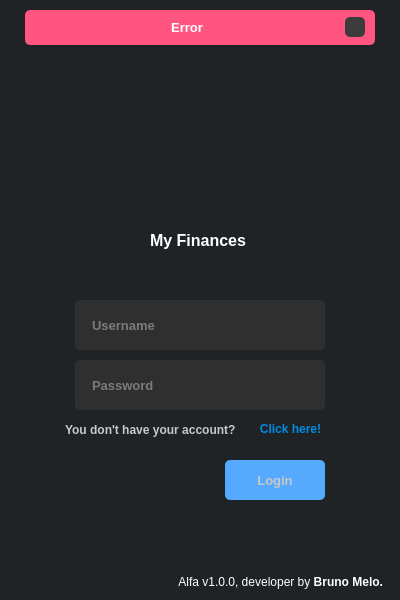
<?xml version="1.0" encoding="UTF-8"?>
<ui version="4.0">
 <class>MainWindow</class>
 <widget class="QMainWindow" name="MainWindow">
  <property name="geometry">
   <rect>
    <x>0</x>
    <y>0</y>
    <width>400</width>
    <height>600</height>
   </rect>
  </property>
  <property name="windowTitle">
   <string>Login</string>
  </property>
  <property name="windowIcon">
   <iconset>
    <normaloff>:/icon/icon.png</normaloff>:/icon/icon.png</iconset>
  </property>
  <property name="styleSheet">
   <string notr="true">background-color: rgb(31, 35, 38);</string>
  </property>
  <widget class="QWidget" name="centralwidget">
   <property name="minimumSize">
    <size>
     <width>400</width>
     <height>600</height>
    </size>
   </property>
   <layout class="QVBoxLayout" name="verticalLayout">
    <property name="spacing">
     <number>0</number>
    </property>
    <property name="leftMargin">
     <number>0</number>
    </property>
    <property name="topMargin">
     <number>0</number>
    </property>
    <property name="rightMargin">
     <number>0</number>
    </property>
    <property name="bottomMargin">
     <number>0</number>
    </property>
    <item>
     <widget class="QFrame" name="fr_top">
      <property name="minimumSize">
       <size>
        <width>0</width>
        <height>0</height>
       </size>
      </property>
      <property name="maximumSize">
       <size>
        <width>16777215</width>
        <height>45</height>
       </size>
      </property>
      <property name="styleSheet">
       <string notr="true"/>
      </property>
      <property name="frameShape">
       <enum>QFrame::NoFrame</enum>
      </property>
      <property name="frameShadow">
       <enum>QFrame::Raised</enum>
      </property>
      <layout class="QHBoxLayout" name="horizontalLayout">
       <property name="spacing">
        <number>0</number>
       </property>
       <property name="leftMargin">
        <number>0</number>
       </property>
       <property name="topMargin">
        <number>10</number>
       </property>
       <property name="rightMargin">
        <number>0</number>
       </property>
       <property name="bottomMargin">
        <number>0</number>
       </property>
       <item>
        <widget class="QFrame" name="fr_error_msg">
         <property name="maximumSize">
          <size>
           <width>350</width>
           <height>16777215</height>
          </size>
         </property>
         <property name="styleSheet">
          <string notr="true">background-color: rgb(255, 85, 128);
border-radius: 5px;</string>
         </property>
         <property name="frameShape">
          <enum>QFrame::StyledPanel</enum>
         </property>
         <property name="frameShadow">
          <enum>QFrame::Raised</enum>
         </property>
         <layout class="QHBoxLayout" name="horizontalLayout_2">
          <property name="leftMargin">
           <number>10</number>
          </property>
          <property name="topMargin">
           <number>3</number>
          </property>
          <property name="rightMargin">
           <number>10</number>
          </property>
          <property name="bottomMargin">
           <number>3</number>
          </property>
          <item>
           <widget class="QLabel" name="lb_error_msg">
            <property name="font">
             <font>
              <pointsize>10</pointsize>
              <bold>true</bold>
             </font>
            </property>
            <property name="styleSheet">
             <string notr="true">color: rgb(255,255,255);</string>
            </property>
            <property name="text">
             <string>Error</string>
            </property>
            <property name="alignment">
             <set>Qt::AlignCenter</set>
            </property>
           </widget>
          </item>
          <item>
           <widget class="QPushButton" name="btn_close">
            <property name="maximumSize">
             <size>
              <width>20</width>
              <height>20</height>
             </size>
            </property>
            <property name="cursor">
             <cursorShape>PointingHandCursor</cursorShape>
            </property>
            <property name="styleSheet">
             <string notr="true">QPushButton{
	border-radius: 5px;
	background-image: url(:/close/cil-x.png);
	background-position: center;
	background-repeat: no-repeat;
	background-color: rgb(60, 60, 60);
}
QPushButton:hover{
	background-color: rgb(50,50,50);
}
QPushButton:pressed{
	background-color: rgb(35,35,35);
}</string>
            </property>
            <property name="text">
             <string/>
            </property>
           </widget>
          </item>
         </layout>
        </widget>
       </item>
      </layout>
     </widget>
    </item>
    <item>
     <widget class="QFrame" name="fr_content">
      <property name="styleSheet">
       <string notr="true"/>
      </property>
      <property name="frameShape">
       <enum>QFrame::NoFrame</enum>
      </property>
      <property name="frameShadow">
       <enum>QFrame::Raised</enum>
      </property>
      <layout class="QHBoxLayout" name="horizontalLayout_4">
       <item>
        <widget class="QFrame" name="fr_login_area">
         <property name="maximumSize">
          <size>
           <width>350</width>
           <height>450</height>
          </size>
         </property>
         <property name="frameShape">
          <enum>QFrame::NoFrame</enum>
         </property>
         <property name="frameShadow">
          <enum>QFrame::Raised</enum>
         </property>
         <widget class="QFrame" name="fr_logo">
          <property name="geometry">
           <rect>
            <x>114</x>
            <y>40</y>
            <width>121</width>
            <height>121</height>
           </rect>
          </property>
          <property name="styleSheet">
           <string notr="true">background-image: url(:/logo/finance2.png);
background-repeat: no-repeat;
background-position: center;</string>
          </property>
          <property name="frameShape">
           <enum>QFrame::NoFrame</enum>
          </property>
          <property name="frameShadow">
           <enum>QFrame::Raised</enum>
          </property>
         </widget>
         <widget class="QLabel" name="lb_name_logo">
          <property name="geometry">
           <rect>
            <x>125</x>
            <y>150</y>
            <width>100</width>
            <height>22</height>
           </rect>
          </property>
          <property name="font">
           <font>
            <pointsize>12</pointsize>
            <bold>true</bold>
           </font>
          </property>
          <property name="mouseTracking">
           <bool>true</bool>
          </property>
          <property name="styleSheet">
           <string notr="true">color: rgb(255, 255, 255);</string>
          </property>
          <property name="text">
           <string>&lt;html&gt;&lt;head/&gt;&lt;body&gt;&lt;p&gt;My Finances&lt;/p&gt;&lt;/body&gt;&lt;/html&gt;</string>
          </property>
         </widget>
         <widget class="QLineEdit" name="ld_username">
          <property name="geometry">
           <rect>
            <x>50</x>
            <y>220</y>
            <width>250</width>
            <height>50</height>
           </rect>
          </property>
          <property name="font">
           <font>
            <pointsize>10</pointsize>
            <bold>true</bold>
           </font>
          </property>
          <property name="styleSheet">
           <string notr="true">QLineEdit{
	border-radius: 5px;
	padding-left: 15px;
	padding-right: 15px;
	background-color: rgb(47, 47, 47);
	color: rgb(200,200,200);
}
QLineEdit:focus{
	border: 2px solid rgb(0, 122, 209);
	color: rgb(255,255,255);
}</string>
          </property>
          <property name="maxLength">
           <number>30</number>
          </property>
          <property name="placeholderText">
           <string>Username</string>
          </property>
         </widget>
         <widget class="QLineEdit" name="ld_password">
          <property name="geometry">
           <rect>
            <x>50</x>
            <y>280</y>
            <width>250</width>
            <height>50</height>
           </rect>
          </property>
          <property name="font">
           <font>
            <pointsize>10</pointsize>
            <bold>true</bold>
           </font>
          </property>
          <property name="styleSheet">
           <string notr="true">QLineEdit{
	border-radius: 5px;
	padding-left: 15px;
	padding-right: 15px;
	background-color: rgb(47, 47, 47);
	color: rgb(200,200,200);
}
QLineEdit:focus{
	border: 2px solid rgb(0, 122, 209);
	color: rgb(255,255,255);
}</string>
          </property>
          <property name="echoMode">
           <enum>QLineEdit::Password</enum>
          </property>
          <property name="placeholderText">
           <string>Password</string>
          </property>
         </widget>
         <widget class="QLabel" name="lb_question">
          <property name="geometry">
           <rect>
            <x>40</x>
            <y>340</y>
            <width>191</width>
            <height>19</height>
           </rect>
          </property>
          <property name="font">
           <font>
            <bold>true</bold>
           </font>
          </property>
          <property name="styleSheet">
           <string notr="true">color: rgb(200,200,200);</string>
          </property>
          <property name="text">
           <string>You don't have your account?</string>
          </property>
         </widget>
         <widget class="QPushButton" name="btn_click_here">
          <property name="geometry">
           <rect>
            <x>230</x>
            <y>340</y>
            <width>71</width>
            <height>17</height>
           </rect>
          </property>
          <property name="font">
           <font>
            <bold>true</bold>
           </font>
          </property>
          <property name="cursor">
           <cursorShape>PointingHandCursor</cursorShape>
          </property>
          <property name="styleSheet">
           <string notr="true">QPushButton{
	color: rgb(0, 140, 227);
	border-radius: 1px;
	margin: 0,0,0,0;
}
QPushButton:hover{
	color: rgb(0, 130, 215);
}
QPushButton:pressed{
	color: rgb(0, 122, 209);
}</string>
          </property>
          <property name="text">
           <string>Click here!</string>
          </property>
         </widget>
         <widget class="QPushButton" name="btn_login">
          <property name="geometry">
           <rect>
            <x>200</x>
            <y>380</y>
            <width>100</width>
            <height>40</height>
           </rect>
          </property>
          <property name="font">
           <font>
            <pointsize>10</pointsize>
            <bold>true</bold>
           </font>
          </property>
          <property name="cursor">
           <cursorShape>PointingHandCursor</cursorShape>
          </property>
          <property name="styleSheet">
           <string notr="true">QPushButton{
	border-radius: 5px;
	background-color: rgb(0, 139, 209);
	background-color: rgb(85, 170, 255);
	color: rgb(200,200,200);
}
QPushButton:hover{
	background-color: rgb(0, 130, 215);
}
QPushButton:pressed{
	background-color: rgb(0, 122, 209);
}</string>
          </property>
          <property name="text">
           <string>Login</string>
          </property>
         </widget>
        </widget>
       </item>
      </layout>
     </widget>
    </item>
    <item>
     <widget class="QFrame" name="fr_button">
      <property name="maximumSize">
       <size>
        <width>16777215</width>
        <height>35</height>
       </size>
      </property>
      <property name="styleSheet">
       <string notr="true"/>
      </property>
      <property name="frameShape">
       <enum>QFrame::NoFrame</enum>
      </property>
      <property name="frameShadow">
       <enum>QFrame::Raised</enum>
      </property>
      <layout class="QHBoxLayout" name="horizontalLayout_3">
       <item>
        <widget class="QLabel" name="lb_credits">
         <property name="styleSheet">
          <string notr="true">color: rgb(255, 255, 255);
padding-right: 5px;</string>
         </property>
         <property name="text">
          <string>&lt;html&gt;&lt;head/&gt;&lt;body&gt;&lt;p&gt;Alfa v1.0.0, developer by &lt;span style=&quot; font-weight:600;&quot;&gt;Bruno Melo.&lt;/span&gt;&lt;/p&gt;&lt;/body&gt;&lt;/html&gt;</string>
         </property>
         <property name="alignment">
          <set>Qt::AlignRight|Qt::AlignTrailing|Qt::AlignVCenter</set>
         </property>
        </widget>
       </item>
      </layout>
     </widget>
    </item>
   </layout>
  </widget>
 </widget>
 <tabstops>
  <tabstop>ld_username</tabstop>
  <tabstop>ld_password</tabstop>
  <tabstop>btn_click_here</tabstop>
  <tabstop>btn_login</tabstop>
  <tabstop>btn_close</tabstop>
 </tabstops>
 <resources>
  <include location="resources.qrc"/>
 </resources>
 <connections/>
</ui>
